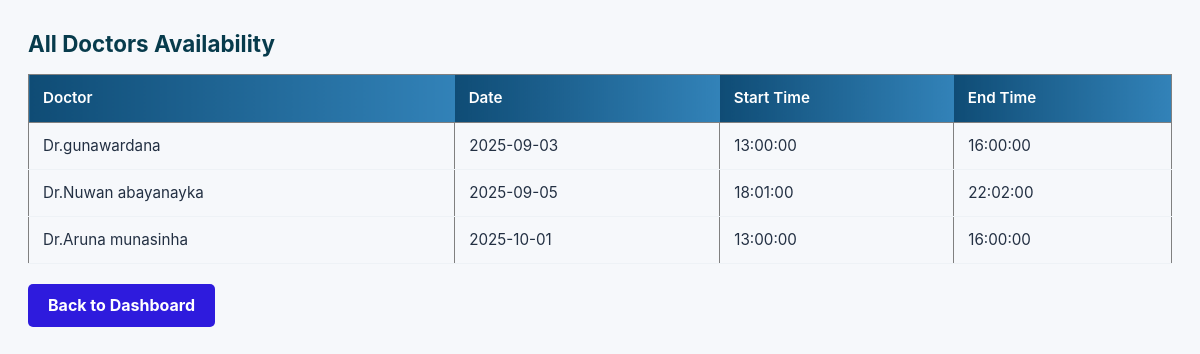
Page /patient/doctor_availability.php (signed in) on the committed database.
### tables this page shows
CREATE TABLE IF NOT EXISTS `doctor_availability` (
  `id` int NOT NULL AUTO_INCREMENT,
  `doctor_id` int NOT NULL,
  `available_date` date NOT NULL,
  `start_time` time NOT NULL,
  `end_time` time NOT NULL,
  `created_at` datetime DEFAULT CURRENT_TIMESTAMP,
  `status` enum('available','unavailable') DEFAULT 'available',
  PRIMARY KEY (`id`),
  KEY `doctor_id` (`doctor_id`)
);

### patient/doctor_availability.php (the view, shortened to what this page needs)
<?php
include("../config/NewConnection.php");
$doctor = null;
if (isset($_GET['doctor_id']) && is_numeric($_GET['doctor_id'])) {
    $doctor_id = intval($_GET['doctor_id']);
    $stmt = $conn->prepare("SELECT full_name FROM doctors WHERE user_id = ?");
    $stmt->bind_param("i", $doctor_id);
    $stmt->execute();
    $result = $stmt->get_result();
    if ($result->num_rows != 1) {
        die("Doctor not found.");
    }
    $doctor = $result->fetch_assoc();
    $stmt = $conn->prepare("
        SELECT available_date, start_time, end_time
        FROM doctor_availability
        WHERE doctor_id = ?
          AND status = 'available'
          AND available_date >= CURDATE()
        ORDER BY available_date, start_time
    ");
    $stmt->bind_param("i", $doctor_id);
    $stmt->execute();
    $availability = $stmt->get_result();
} else {
    $stmt = $conn->prepare("
        SELECT da.available_date, da.start_time, da.end_time,
               COALESCE(d.full_name, 'Unknown Doctor') AS full_name
        FROM doctor_availability da
        LEFT JOIN doctors d ON da.doctor_id = d.user_id
        WHERE da.status = 'available'
          AND da.available_date >= CURDATE()
        ORDER BY da.available_date, da.start_time
    ");
    $stmt->execute();
    $availability = $stmt->get_result();
}
?>
<!DOCTYPE html>
<html>
<head>
    <link rel="stylesheet" href="doctor_availability.css">
</head>
<body>
    <h2><?= $doctor ? "Availability for Dr. " . htmlspecialchars($doctor['full_name']) : "All Doctors Availability" ?></h2>
    <?php if ($availability->num_rows == 0): ?>
        <p>No available slots at the moment.</p>
    <?php else: ?>
        <table border="1" cellpadding="8" cellspacing="0">
            <thead>
                <tr>
                    <?php if (!$doctor): ?>
                        <th>Doctor</th>
                    <?php endif; ?>
                    <th>Date</th>
                    <th>Start Time</th>
                    <th>End Time</th>
                </tr>
            </thead>
            <tbody>
            <?php while ($slot = $availability->fetch_assoc()): ?>
                <tr>
                    <?php if (!$doctor): ?>
                        <td><?= htmlspecialchars($slot['full_name']) ?></td>
                    <?php endif; ?>
                    <td><?= htmlspecialchars($slot['available_date']) ?></td>
                    <td><?= htmlspecialchars($slot['start_time']) ?></td>
                    <td><?= htmlspecialchars($slot['end_time']) ?></td>
                </tr>
            <?php endwhile; ?>
            </tbody>
        </table>
    <?php endif; ?>
    <p><a href="patient_dashboard.php" class="back-button">Back to Dashboard</a></p>
</body>
</html>

### patient/doctor_availability.css (style rules this page uses)
* { box-sizing: border-box; margin: 0; padding: 0; font-family: -apple-system, BlinkMacSystemFont, "Segoe UI", Roboto, "Helvetica Neue", Arial; color: #222; }
body { background: #f6f8fb; padding: 28px; line-height: 1.45; }
h1, h2 { color: #073b4c; margin-bottom: 14px; font-weight: 700; }
h2 { font-size: 1.4rem; }
table { width: 100%; border-collapse: collapse; min-width: 620px; font-size: 0.95rem; }
table thead th { text-align: left; padding: 12px 14px; background: linear-gradient(90deg, #0f4c75, #3282b8); color: #fff; font-weight: 600; border: none; position: sticky; top: 0; }
tbody tr { transition: background .12s ease; border-bottom: 1px solid #eef2f6; }
td { padding: 12px 14px; vertical-align: middle; color: #233043; }
.back-button { display: inline-block; padding: 10px 20px; background-color: #2e1bdd; color: white; text-decoration: none; border-radius: 5px; font-weight: bold; font-size: 16px; transition: background-color 0.3s ease; margin-top: 20px; }

### rows in the picture
doctor_availability: full_name "Dr.gunawardana", available_date "2025-09-03", start_time "13:00:00", end_time "16:00:00"
doctor_availability: full_name "Dr.Nuwan abayanayka", available_date "2025-09-05", start_time "18:01:00", end_time "22:02:00"
doctor_availability: full_name "Dr.Aruna munasinha", available_date "2025-10-01", start_time "13:00:00", end_time "16:00:00"
